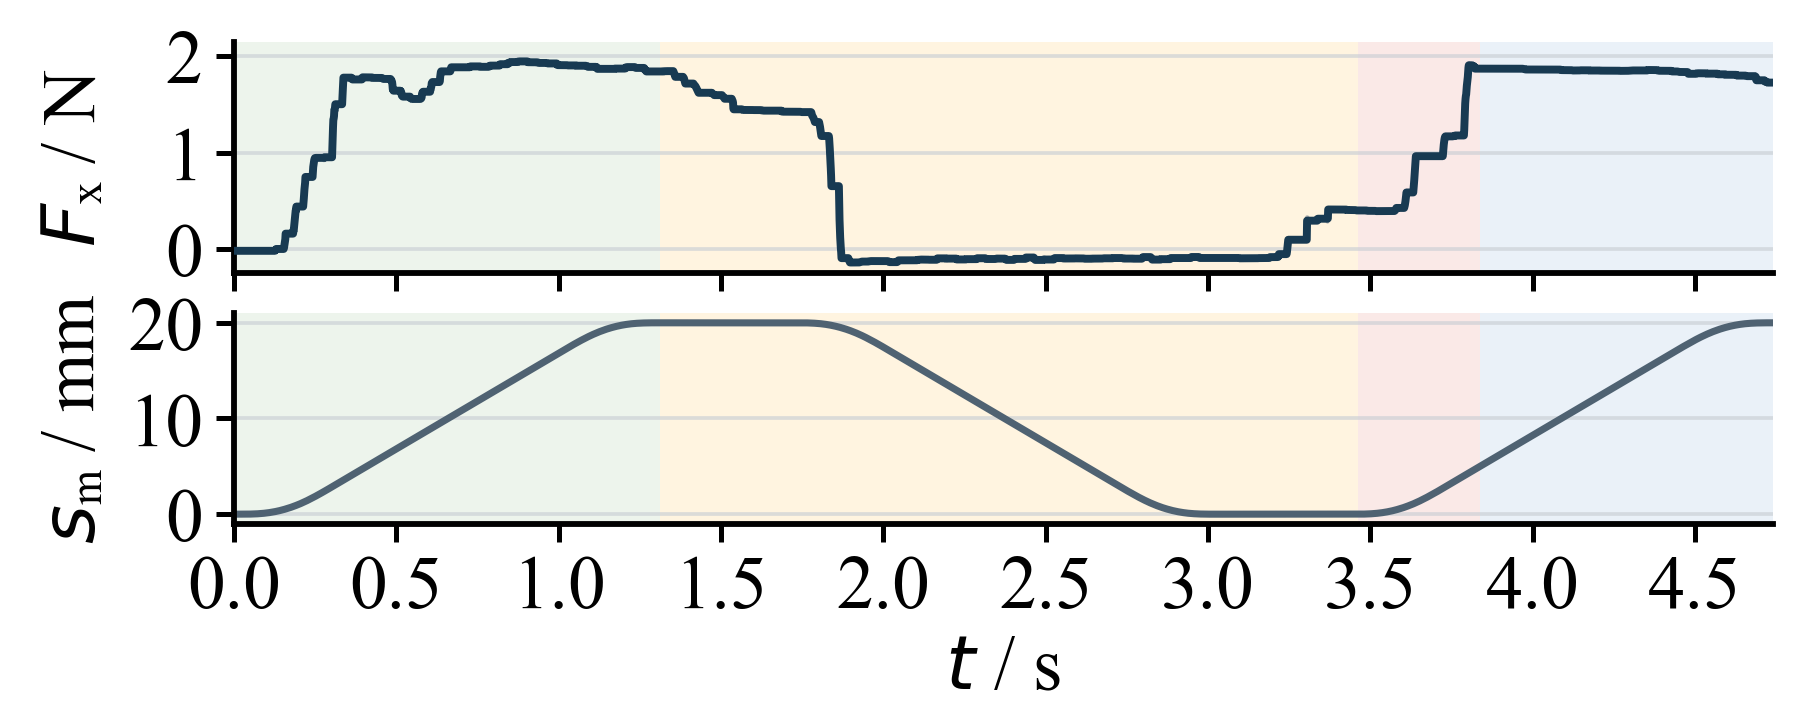

Source code (Python):
from __future__ import annotations

import csv
import hashlib
import json
from pathlib import Path
import subprocess
import sys

# Ensure local audit scripts in ~/.codex can be imported
SKILL = Path.home() / ".codex" / "skills" / "nature-figure" / "scripts"
if SKILL.exists() and str(SKILL) not in sys.path:
    sys.path.insert(0, str(SKILL))

import matplotlib as mpl
import matplotlib.pyplot as plt
import numpy as np
import pandas as pd
from matplotlib.font_manager import FontProperties
from matplotlib.patches import Patch

from audit_panel_alignment import require_matplotlib_panel_alignment


RECORD_DIR = Path(
    r"D:\Work_files\Vessel intervention Robot\260316\dual_clamp_experiment\x64\Debug\records\20261024_223400_导管鞘和血管模型中的正常导管-纯轴向往复"
)
SCRIPT_DIR = Path(__file__).resolve().parent
OUT_STEM = SCRIPT_DIR / "figure1_1_print"

FONT_CN = Path(r"C:\Windows\Fonts\simsun.ttc")
FONT_EN = Path(r"C:\Windows\Fonts\times.ttf")
CN = FontProperties(fname=str(FONT_CN), size=9)
EN = FontProperties(fname=str(FONT_EN), size=9)

PHASES = [
    (1.001, 2.313, "I 稳态递送", "#E6F1E5"),
    (2.313, 4.463, "II 换手与回退", "#FFF0D5"),
    (4.463, 4.840, "III 重加载", "#F9E1DE"),
    (4.840, 5.741, "IV 恢复后递送", "#E2ECF6"),
]


def load_and_reconstruct() -> tuple[pd.DataFrame, dict[str, float], str]:
    metadata = json.loads((RECORD_DIR / "experiment.json").read_text(encoding="utf-8"))
    source = RECORD_DIR / "samples_1khz.csv"
    df = pd.read_csv(source)
    t_s = df["plc_time_us"].to_numpy(dtype=float) / 1e6
    window = (t_s >= 1.001) & (t_s <= 5.741)
    df = df.loc[window].copy().reset_index(drop=True)
    t_s = t_s[window]

    slopes = metadata["sensor_slopes_N_per_count"]
    fn1 = (df["fn1_raw"].to_numpy(dtype=float) - float(metadata["fn1_zero"])) * float(slopes["fn1"])
    ft1 = (df["ft1_raw"].to_numpy(dtype=float) - float(metadata["ft1_zero"])) * float(slopes["ft1"])
    axial_pre = fn1 * float(metadata["installation_axial_gain"])
    torque_pre = ft1 * float(metadata["installation_torque_gain_Nmm_per_N"])
    decoupling = np.asarray(metadata["decoupling_matrix"], dtype=float)
    measured_force = decoupling[0, 0] * axial_pre + decoupling[0, 1] * torque_pre

    # Position sign is reversed in the recorded encoder convention: forward travel is positive here.
    pos = df["axis1_pos_mm"].to_numpy(dtype=float)
    forward_travel = pos[0] - pos
    main_closed = df["cylinder2_cmd"].to_numpy(dtype=float) >= 300
    auxiliary_closed = df["cylinder1_cmd"].to_numpy(dtype=float) >= 200
    time_s = t_s - 1.001

    data = pd.DataFrame(
        {
            "record_time_s": t_s,
            "relative_time_s": time_s,
            "axial_force_reconstructed_N": measured_force,
            "forward_travel_from_window_start_mm": forward_travel,
            "main_clamp_command_closed": main_closed.astype(int),
            "auxiliary_clamp_command_closed": auxiliary_closed.astype(int),
            "phase": np.select(
                [
                    (t_s >= start) & (t_s < end)
                    for start, end, _, _ in PHASES
                ],
                [label for _, _, label, _ in PHASES],
                default="",
            ),
        }
    )
    digest = hashlib.sha256(source.read_bytes()).hexdigest()
    return data, metadata, digest


def main() -> None:
    if not FONT_CN.exists() or not FONT_EN.exists():
        raise FileNotFoundError("需要系统宋体与 Times New Roman 字体文件。")

    data, metadata, digest = load_and_reconstruct()
    time_s = data["relative_time_s"].to_numpy()
    record_time_s = data["record_time_s"].to_numpy()
    force = data["axial_force_reconstructed_N"].to_numpy()
    travel = data["forward_travel_from_window_start_mm"].to_numpy()

    # A centered 21 ms median line reduces sample-level jitter; the reconstructed samples remain visible underneath.
    force_median = pd.Series(force).rolling(window=21, center=True, min_periods=1).median().to_numpy()
    data["axial_force_21ms_median_N"] = force_median
    data.to_csv(OUT_STEM.with_name("figure1_1_source.csv"), index=False, encoding="utf-8-sig")

    # Scale the top plot's force values by dividing by 2.12 before plotting
    force_plot = force / 2.12
    force_median_plot = force_median / 2.12

    mpl.rcParams.update(
        {
            "font.family": ["Times New Roman", "Arial"],
            "font.size": 9,
            "axes.labelsize": 9,
            "xtick.labelsize": 9,
            "ytick.labelsize": 9,
            "legend.fontsize": 9,
            "axes.linewidth": 0.7,
            "axes.spines.top": False,
            "axes.spines.right": False,
            "svg.fonttype": "none",
            "pdf.fonttype": 42,
            "mathtext.fontset": "stix",
            "savefig.facecolor": "white",
        }
    )

    # Figure width 7.62cm (3.0 in), height compressed to ~3.0cm (1.181 in)
    fig, (ax_force, ax_position) = plt.subplots(
        2,
        1,
        figsize=(7.62 / 2.54, 3.0 / 2.54),
        sharex=True,
        gridspec_kw={"height_ratios": [1.1, 1.0], "hspace": 0.18},
    )
    # Narrow the left margin as much as possible while preventing clipping
    fig.subplots_adjust(left=0.13, right=0.985, top=0.94, bottom=0.26)
    axes = (ax_force, ax_position)

    for start, end, label, color in PHASES:
        for ax in axes:
            ax.axvspan(start - 1.001, end - 1.001, color=color, alpha=0.72, lw=0, zorder=0)

    # Top subplot: F_x
    ax_force.plot(time_s, force_plot, color="#8A929B", lw=0.48, alpha=0.72, zorder=2)
    ax_force.plot(time_s, force_median_plot, color="#183A52", lw=0.95, zorder=3)
    ax_force.set_ylabel(r"$F$ₓ / N", fontproperties=EN)
    ax_force.set_ylim(-0.25, 2.15)
    ax_force.set_yticks([0, 1, 2])
    ax_force.grid(axis="y", color="#C9CED4", lw=0.45, alpha=0.65, zorder=1)
    ax_force.tick_params(axis="x", labelbottom=False, length=2.2, width=0.6, pad=2)
    ax_force.tick_params(axis="y", length=2.2, width=0.6, pad=1.5)

    # Middle subplot (now bottom subplot): s_m with horizontal axis annotations from former clamp panel
    ax_position.plot(time_s, travel, color="#4F6272", lw=0.85, zorder=2)
    ax_position.set_ylabel(r"$s$ₘ / mm", fontproperties=EN)
    ax_position.set_ylim(-1, 21)
    ax_position.set_yticks([0, 10, 20])
    ax_position.grid(axis="y", color="#C9CED4", lw=0.45, alpha=0.65, zorder=1)
    ax_position.set_xlabel(r"$t$ / s", fontproperties=EN, labelpad=1.5)
    ax_position.set_xlim(0, 5.741 - 1.001)
    ax_position.set_xticks(np.arange(0, 4.751, 0.5))
    ax_position.tick_params(axis="x", length=2.2, width=0.6, pad=1.5)
    ax_position.tick_params(axis="y", length=2.2, width=0.6, pad=1.5)

    # Align y-labels and adjust s distance to y-axis according to F_x/N
    label_x_axis = -0.08
    ax_force.yaxis.set_label_coords(label_x_axis, 0.5, transform=ax_force.transAxes)
    ax_position.yaxis.set_label_coords(label_x_axis, 0.5, transform=ax_position.transAxes)

    fig.canvas.draw()
    require_matplotlib_panel_alignment(
        fig,
        json_out=OUT_STEM.with_suffix(".alignment.json"),
        overlay_svg=OUT_STEM.with_suffix(".alignment.svg"),
        axes=axes,
        panel_ids=["force", "position"],
        column_groups=[["force", "position"]],
        tolerance_pt=1.5,
        gutter_tolerance_pt=1.5,
        strict=True,
    )

    fig.savefig(OUT_STEM.with_suffix(".pdf"))
    fig.savefig(OUT_STEM.with_suffix(".svg"))
    fig.savefig(OUT_STEM.with_suffix(".png"), dpi=600)
    fig.savefig(OUT_STEM.with_suffix(".tif"), dpi=600)
    plt.close(fig)

    auditor = SKILL / "audit_figure_collisions.py"
    if auditor.exists():
        subprocess.run(
            [
                sys.executable,
                str(auditor),
                str(OUT_STEM.with_suffix(".pdf")),
                "--json-out",
                str(OUT_STEM.with_suffix(".collision-audit.json")),
                "--overlay-pdf",
                str(OUT_STEM.with_suffix(".collision-audit.pdf")),
            ],
            check=False,
        )

    notes = [
        "图1数据说明",
        "核心信息：该真实往复周期包含稳态递送、交接与回退、重加载、恢复后递送四段；原始重构轴向测力在重加载时回升。",
        "记录：2026-10-24 正常导管、导管鞘与血管模型、纯轴向往复。",
        "时间范围：记录时刻 1.001–5.741 s；阶段边界为 2.313、4.463、4.840 s。S9 边界由实际速度起动和累计5 mm实际行程确定。",
        "测力：由原始计数、文件零点、传感器斜率、安装增益和既有解耦矩阵重构；绘图时按要求将轴向测力纵坐标数值除以2.12显示。浅灰线为重构采样，深蓝线为居中21 ms中值线，减弱显示抖动。",
        "位移：编码器位置相对窗口起点换算为前进为正的位移。最下方夹爪状态子图已移除，时间轴移至位移图。",
        "排版：图宽保持7.62 cm，高度压缩至约3.0 cm；左侧空白边距缩窄，纵坐标标题左对齐并统一距纵坐标轴的距离。",
        "数据处理：没有修改S10趋势或将下降段替换成平台；图中小幅波动/下降均保留。没有删去窗口内采样点。",
        f"原始采样SHA-256：{digest}",
        f"解耦矩阵：{metadata['decoupling_matrix']}",
    ]
    OUT_STEM.with_name("figure1_1_qa.txt").write_text("\n".join(notes), encoding="utf-8")
    print(f"Saved: {OUT_STEM.with_suffix('.pdf')}")
    print(f"Source samples: {len(data)}; raw SHA-256: {digest}")
    print("S10 measured variation is preserved; no trend was artificially flattened.")


if __name__ == "__main__":
    main()
